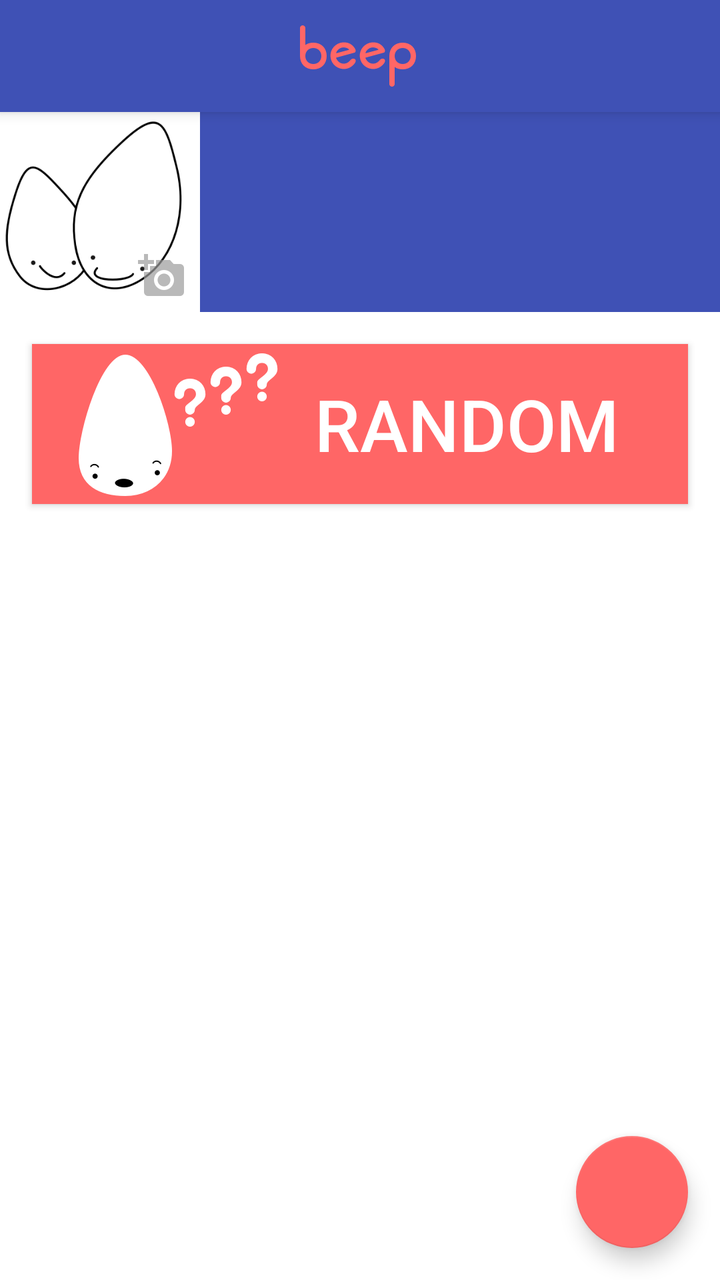
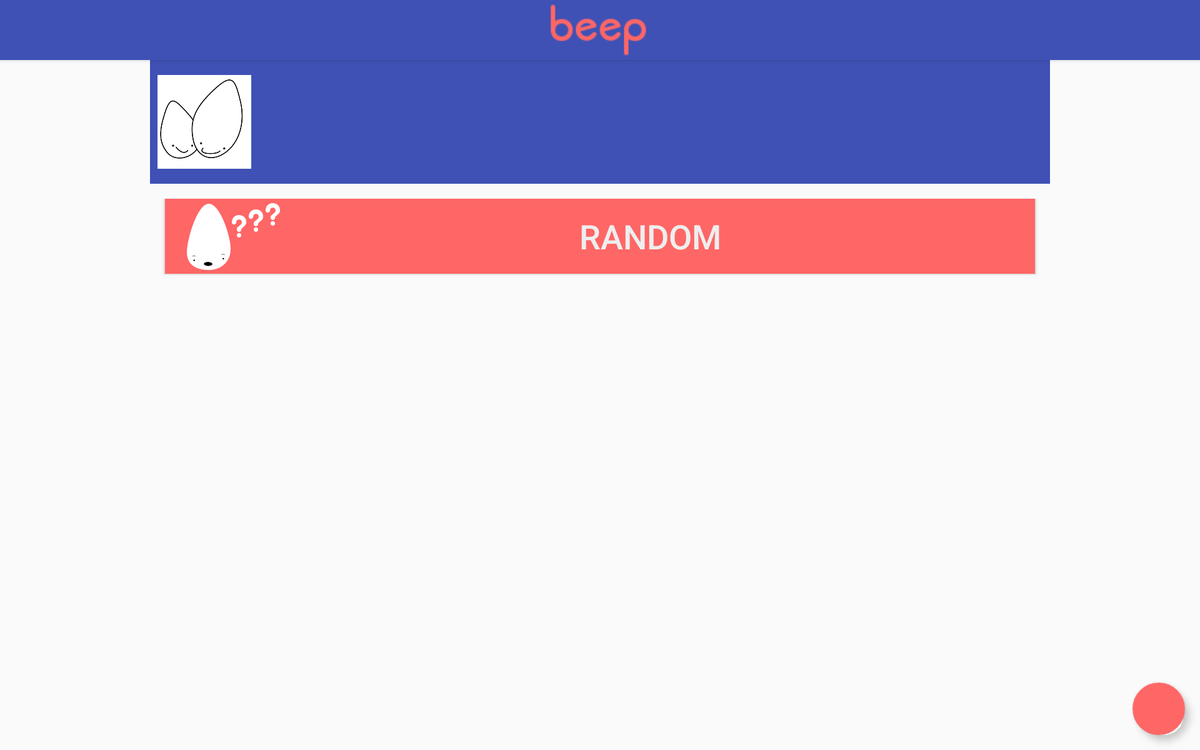

First picture: res/layout/ on a phone held upright. Second picture: the repository's own variant of that layout, on a device whose configuration matches the variant's folder. Source for both follows.
<!-- AndroidManifest.xml: activity theme AppTheme.NoActionBarNotTranslucent -->
<!-- res/layout/activity_board.xml -->
<?xml version="1.0" encoding="utf-8"?>
<android.support.design.widget.CoordinatorLayout
    xmlns:android="http://schemas.android.com/apk/res/android"
    xmlns:app="http://schemas.android.com/apk/res-auto"
    xmlns:tools="http://schemas.android.com/tools"
    android:layout_width="match_parent"
    android:layout_height="match_parent">

    <include layout="@layout/app_bar_layout"/>

    <android.support.v4.widget.NestedScrollView
        xmlns:android="http://schemas.android.com/apk/res/android"
        xmlns:app="http://schemas.android.com/apk/res-auto"
        android:id="@+id/content_main"
        android:layout_width="match_parent"
        android:layout_height="match_parent"

        android:background="@android:color/white"
        app:layout_behavior="@string/appbar_scrolling_view_behavior">
        <LinearLayout
            android:layout_width="match_parent"
            android:layout_height="wrap_content"
            android:orientation="vertical"
            android:paddingBottom="48dp">

            <LinearLayout xmlns:android="http://schemas.android.com/apk/res/android"
                android:orientation="horizontal"
                android:layout_width="match_parent"
                android:layout_height="wrap_content"
                android:minHeight="?android:attr/listPreferredItemHeight"
                android:id="@+id/board_header"
                android:background="@color/colorPrimary">

                <FrameLayout
                    android:layout_width="100dp"
                    android:layout_height="100dp"
                    android:layout_marginRight="16dp"
                    android:layout_marginEnd="16dp">
                    <ImageView
                        android:id="@+id/board_imageview"
                        android:layout_gravity="center_vertical"
                        android:transitionName="@string/board_image_trans"
                        android:layout_width="wrap_content"
                        android:layout_height="wrap_content"
                        android:src="@drawable/beep_item_temp"
                        android:contentDescription="@string/board_image_content_description"
                        />
                    <ImageView
                        android:layout_width="wrap_content"
                        android:layout_height="wrap_content"
                        android:src="@drawable/ic_add_a_photo_gray_24dp"
                        android:layout_gravity="bottom|right"
                        android:layout_marginBottom="8dp"
                        android:layout_marginRight="8dp"
                        android:layout_marginEnd="8dp"
                        android:alpha="0.7" />
                </FrameLayout>
                <TextView
                    android:layout_width="wrap_content"
                    android:layout_height="wrap_content"
                    android:id="@+id/board_name_textview"
                    android:textColor="@android:color/white"
                    android:layout_gravity="center_vertical"
                    android:textSize="24sp"
                    android:layout_marginLeft="16dp"
                    android:layout_marginStart="16dp"
                    android:gravity="center_vertical" />
            </LinearLayout>
            <Button
                android:layout_width="match_parent"
                android:layout_height="80dp"
                android:id="@+id/random_beep_button"
                android:layout_margin="16dp"
                android:text="@string/random_button_text"
                android:textColor="@android:color/white"
                android:textSize="36sp"
                android:background="@drawable/btn_ripple_effect"
                android:drawableLeft="@drawable/random_button"
                android:drawableStart="@drawable/random_button"
                android:paddingLeft="@dimen/button_icon_padding_to_edge"
                android:paddingRight="20dp"
                android:paddingStart="20dp"
                android:paddingEnd="20dp"
                />

            <android.support.v7.widget.RecyclerView
                android:layout_width="match_parent"
                android:layout_height="wrap_content"
                android:id="@+id/beeps_recyclerview"/>

    
        
        
        
        
        
        
        
        </LinearLayout>
    </android.support.v4.widget.NestedScrollView>

    <android.support.design.widget.FloatingActionButton
        android:id="@+id/fab"
        android:layout_width="wrap_content"
        android:layout_height="wrap_content"
        android:layout_gravity="bottom|end"
        android:layout_margin="@dimen/fab_margin"
        android:src="@drawable/ic_mic_white_48dp"
        android:contentDescription="@string/fab_record_beep_text"
        />
</android.support.design.widget.CoordinatorLayout>
<!-- res/layout/app_bar_layout.xml (included above) -->
<?xml version="1.0" encoding="utf-8"?>
<android.support.design.widget.AppBarLayout
    android:layout_height="?attr/actionBarSize"
    android:layout_width="match_parent"
    android:theme="@style/AppTheme.AppBarOverlay"
    xmlns:app="http://schemas.android.com/apk/res-auto"
    xmlns:android="http://schemas.android.com/apk/res/android">
    <android.support.v7.widget.Toolbar
        android:id="@+id/toolbar"
        android:layout_width="match_parent"
        android:layout_height="wrap_content"
        app:popupTheme="@style/AppTheme.PopupOverlay">
        <ImageView
            android:layout_width="wrap_content"
            android:layout_height="wrap_content"
            android:src="@drawable/color_logo"
            android:contentDescription="@string/app_name"
            android:layout_gravity="center"
            android:adjustViewBounds="true"
            app:layout_scrollFlags="scroll|exitUntilCollapsed"
            android:layout_marginTop="4dp"
            android:layout_marginBottom="4dp" />
    </android.support.v7.widget.Toolbar>
</android.support.design.widget.AppBarLayout>
<!-- resources referenced by this layout -->
<resources>
  <color name="colorPrimary">#3F51B5</color>
  <dimen name="button_icon_padding_to_edge">16dp</dimen>
  <dimen name="fab_margin">16dp</dimen>
  <!-- drawable beep_item_temp: png bitmap (drawable, 22360 bytes) -->
  <!-- drawable btn_ripple_effect (drawable) -->
  <?xml version="1.0" encoding="utf-8"?>
  <selector xmlns:android="http://schemas.android.com/apk/res/android">
      <item android:state_pressed="true">
          <shape>
              <solid android:color="@color/colorPrimary"></solid>
          </shape>
      </item>
  
      <item>
          <shape>
              <solid android:color="@color/logoColor"></solid>
          </shape>
      </item>
  </selector>
  <!-- drawable color_logo: png bitmap (drawable-hdpi, 1820 bytes) -->
  <!-- drawable ic_add_a_photo_gray_24dp: png bitmap (drawable-hdpi, 834 bytes) -->
  <!-- drawable random_button: png bitmap (drawable-hdpi, 3708 bytes) -->
  <string name="app_name">beep</string>
  <string name="board_image_content_description">Image that represents this board</string>
  <string name="board_image_trans">board_image_transition</string>
  <string name="fab_record_beep_text">Record a Beep</string>
  <string name="random_button_text">Random</string>
  <style name="AppTheme.AppBarOverlay" parent="ThemeOverlay.AppCompat.Dark.ActionBar" />
  <style name="AppTheme.PopupOverlay" parent="ThemeOverlay.AppCompat.Light" />
  <style name="AppTheme.NoActionBarNotTranslucent">
          <item name="windowActionBar">false</item>
          <item name="windowNoTitle">true</item>
      </style>
  <color name="logoColor">#FF6666</color>
</resources>
<!-- res/layout-sw720dp-land/activity_board.xml (the repository's variant of the layout above) -->
<!-- drawn on a large tablet held sideways -->
<?xml version="1.0" encoding="utf-8"?>
<android.support.design.widget.CoordinatorLayout
    xmlns:android="http://schemas.android.com/apk/res/android"
    xmlns:app="http://schemas.android.com/apk/res-auto"
    xmlns:tools="http://schemas.android.com/tools"
    android:layout_width="match_parent"
    android:layout_height="match_parent"
    >

    <android.support.design.widget.AppBarLayout
        android:layout_height="?attr/actionBarSize"
        android:layout_width="match_parent"
        android:theme="@style/AppTheme.AppBarOverlay"
        >

        <android.support.v7.widget.Toolbar
            android:id="@+id/toolbar"
            android:layout_width="match_parent"
            android:layout_height="match_parent"
            app:popupTheme="@style/AppTheme.PopupOverlay"
            >
            <ImageView
                android:layout_width="match_parent"
                android:layout_height="match_parent"
                android:src="@drawable/color_logo"
                android:contentDescription="@string/app_name"
                android:layout_gravity="center_horizontal"
                android:adjustViewBounds="true"
                app:layout_scrollFlags="scroll|exitUntilCollapsed"
                android:layout_marginTop="4dp"
                android:layout_marginBottom="4dp"
                />

        </android.support.v7.widget.Toolbar>
    </android.support.design.widget.AppBarLayout>

    <android.support.v4.widget.NestedScrollView
        xmlns:android="http://schemas.android.com/apk/res/android"
        xmlns:app="http://schemas.android.com/apk/res-auto"
        android:id="@+id/content_main"
        android:layout_width="match_parent"
        android:layout_height="match_parent"
        app:layout_behavior="@string/appbar_scrolling_view_behavior"
        android:layout_marginLeft="@dimen/tablet_margin_land"
        android:layout_marginRight="@dimen/tablet_margin_land"
        >
        <LinearLayout
            android:layout_width="match_parent"
            android:layout_height="wrap_content"
            android:orientation="vertical">

            <LinearLayout xmlns:android="http://schemas.android.com/apk/res/android"
                android:orientation="horizontal"
                android:layout_width="match_parent"
                android:layout_height="wrap_content"
                android:minHeight="?android:attr/listPreferredItemHeight"
                android:id="@+id/board_header"
                android:background="@color/colorPrimary">
                <ImageView
                    android:layout_width="100dp"
                    android:layout_height="100dp"
                    android:id="@+id/board_imageview"
                    android:layout_gravity="center_vertical"
                    android:contentDescription="@string/board_image_content_description"
                    android:src="@drawable/beep_item_temp"
                    android:layout_marginLeft="8dp"
                    android:layout_marginStart="8dp"
                    android:layout_marginTop="@dimen/board_image_activity_margin_top_bottom"
                    android:layout_marginBottom="@dimen/board_image_activity_margin_top_bottom"
                    android:transitionName="@string/board_image_trans"
                    />
                <TextView
                    android:layout_width="wrap_content"
                    android:layout_height="wrap_content"
                    android:id="@+id/board_name_textview"
                    android:textColor="@android:color/white"
                    android:layout_gravity="center_vertical"
                    android:textSize="24sp"
                    android:layout_marginLeft="16dp"
                    android:layout_marginStart="16dp"
                    android:gravity="center_vertical" />
            </LinearLayout>
            <Button
                android:layout_width="match_parent"
                android:layout_height="80dp"
                android:id="@+id/random_beep_button"
                android:layout_margin="16dp"
                android:text="@string/random_button_text"
                android:textColor="@color/white_ee"
                android:textSize="36sp"
                android:background="@drawable/btn_ripple_effect"
                android:drawableLeft="@drawable/random_button"
                android:drawableStart="@drawable/random_button"
                android:paddingLeft="@dimen/button_icon_padding_to_edge"
                android:paddingRight="20dp"
                android:paddingStart="20dp"
                android:paddingEnd="20dp"
                />

            <android.support.v7.widget.RecyclerView
                android:layout_width="match_parent"
                android:layout_height="wrap_content"
                android:id="@+id/beeps_recyclerview"/>

            
            
            
            
            
            
            
            
        </LinearLayout>
    </android.support.v4.widget.NestedScrollView>

    <android.support.design.widget.FloatingActionButton
        android:id="@+id/fab"
        android:layout_width="wrap_content"
        android:layout_height="wrap_content"
        android:layout_gravity="bottom|end"
        android:layout_margin="@dimen/fab_margin"
        android:src="@drawable/ic_mic_white_48dp"
        android:contentDescription="@string/fab_record_beep_text"
        />
</android.support.design.widget.CoordinatorLayout>
<!-- resources referenced by the variant -->
<!-- as a large tablet held sideways resolves them -->
<resources>
  <color name="colorPrimary">#3F51B5</color>
  <color name="white_ee">#EEEEEE</color>
  <dimen name="board_image_activity_margin_top_bottom">16dp</dimen>
  
      // floating action button and text display
  <dimen name="button_icon_padding_to_edge">16dp</dimen>
  <dimen name="fab_margin">16dp</dimen>
  <dimen name="tablet_margin_land">160dp</dimen>
  <!-- drawable beep_item_temp: png bitmap (drawable, 22360 bytes) -->
  <!-- drawable btn_ripple_effect (drawable) -->
  <?xml version="1.0" encoding="utf-8"?>
  <selector xmlns:android="http://schemas.android.com/apk/res/android">
      <item android:state_pressed="true">
          <shape>
              <solid android:color="@color/colorPrimary"></solid>
          </shape>
      </item>
  
      <item>
          <shape>
              <solid android:color="@color/logoColor"></solid>
          </shape>
      </item>
  </selector>
  <!-- drawable color_logo: png bitmap (drawable-hdpi, 1820 bytes) -->
  <!-- drawable random_button: png bitmap (drawable-hdpi, 3708 bytes) -->
  <string name="app_name">beep</string>
  <string name="board_image_content_description">Image that represents this board</string>
  <string name="board_image_trans">board_image_transition</string>
  <string name="fab_record_beep_text">Record a Beep</string>
  <string name="random_button_text">Random</string>
  <style name="AppTheme.AppBarOverlay" parent="ThemeOverlay.AppCompat.Dark.ActionBar" />
  <style name="AppTheme.PopupOverlay" parent="ThemeOverlay.AppCompat.Light" />
  <style name="AppTheme.NoActionBarNotTranslucent">
          <item name="windowActionBar">false</item>
          <item name="windowNoTitle">true</item>
      </style>
  <color name="logoColor">#FF6666</color>
</resources>
